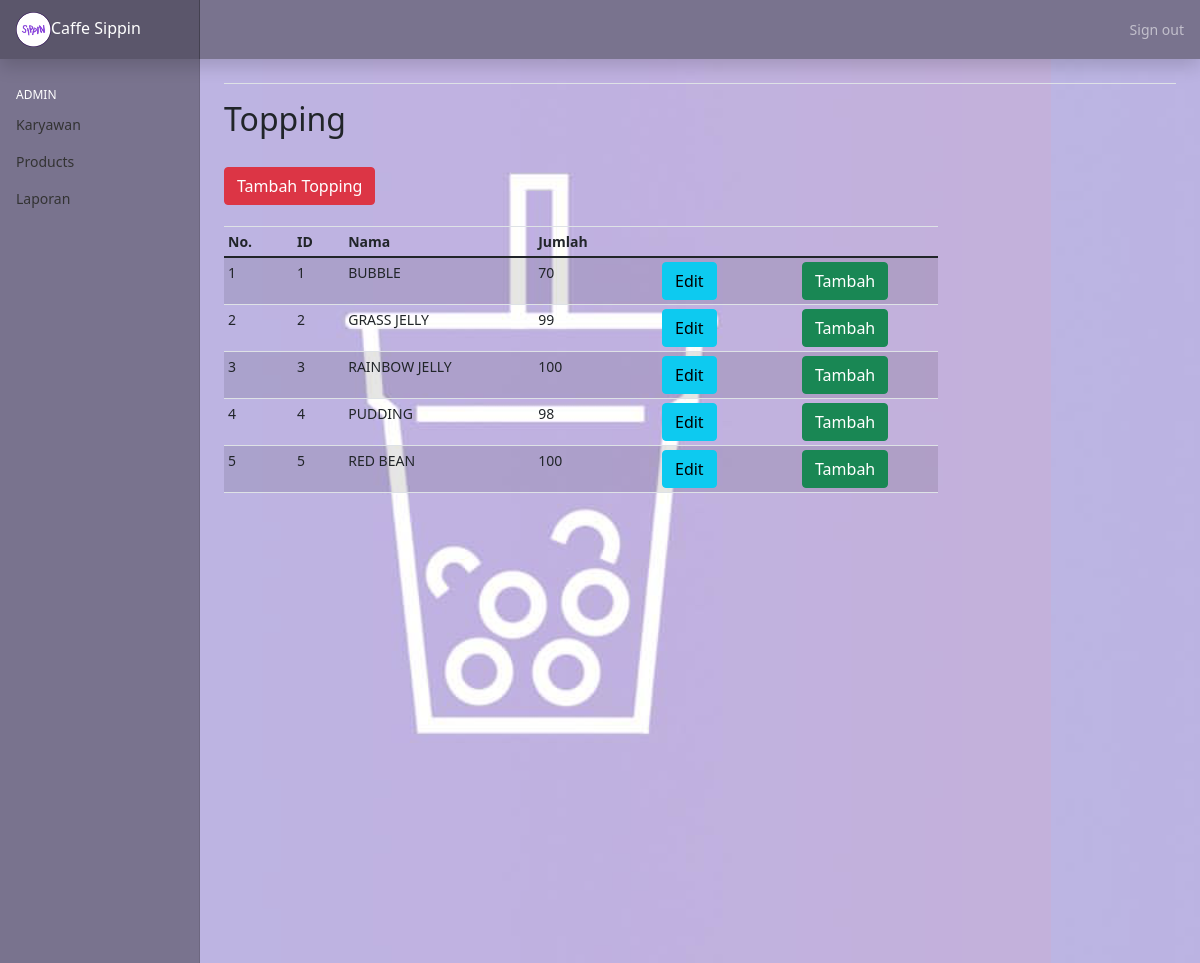
Screenshot of /admin/index.php?halaman=topping (signed in) with the database file from the repository.
### tables this page shows
CREATE TABLE `topping` (
  `id_topping` int(11) NOT NULL,
  `nama_topping` varchar(100) NOT NULL,
  `harga_topping` int(11) NOT NULL,
  `stock_topping` int(10) NOT NULL
);

### admin/topping.php (the view)
 <div class="table-responsive text-dark">
<h2>Topping</h2>
<br>
<a class="btn btn-danger" href="index.php?halaman=topping_baru">Tambah Topping</a>
<br>
<br>
<table class="table table-striped table-sm w-75">
	<thead>
		<tr>
			<th>No.</th>
			<th>ID</th>
			<th>Nama</th>
			<th>Jumlah</th>
			<th colspan="2"></th>
		</tr>
	</thead>
	<tbody>
		<?php
			$no = 1;
			$query = $koneksi->query("SELECT * FROM topping");
			while($data = $query->fetch_assoc()){
		?>
		<tr>
			<td><?php echo $no; ?></td>
			<td><?php echo $data['id_topping']; ?></td>
			<td width="190px"><?php echo $data['nama_topping']; ?></td>
			<td><?php echo $data['stock_topping']; ?></td>
			<td width="140px">
				<a class="btn btn-info mr-2" href="index.php?halaman=edittopping&id=<?php echo $data['id_topping']; ?>">Edit</a>
			</td>
			<td width="140px">
				<a class="btn btn-success mr-2" href="index.php?halaman=tambah_toppping&id=<?php echo $data['id_topping']; ?>">Tambah</a>
			</td>
		<?php
			$no++;
			}
		?>
		</tr>
	</tbody>
</table>
</div>

### assets/css/sippinstyle.css (style rules this page uses)
html, body { height: 100%; }
body { background-image: url(../../image/sippin.png); }

### assets/css/sidebar.css (style rules this page uses)
body { font-size: .875rem; }

### rows the page displays
topping: id_topping "1", nama_topping "BUBBLE", stock_topping "70"
topping: id_topping "2", nama_topping "GRASS JELLY", stock_topping "99"
topping: id_topping "3", nama_topping "RAINBOW JELLY", stock_topping "100"
topping: id_topping "4", nama_topping "PUDDING", stock_topping "98"
topping: id_topping "5", nama_topping "RED BEAN", stock_topping "100"
